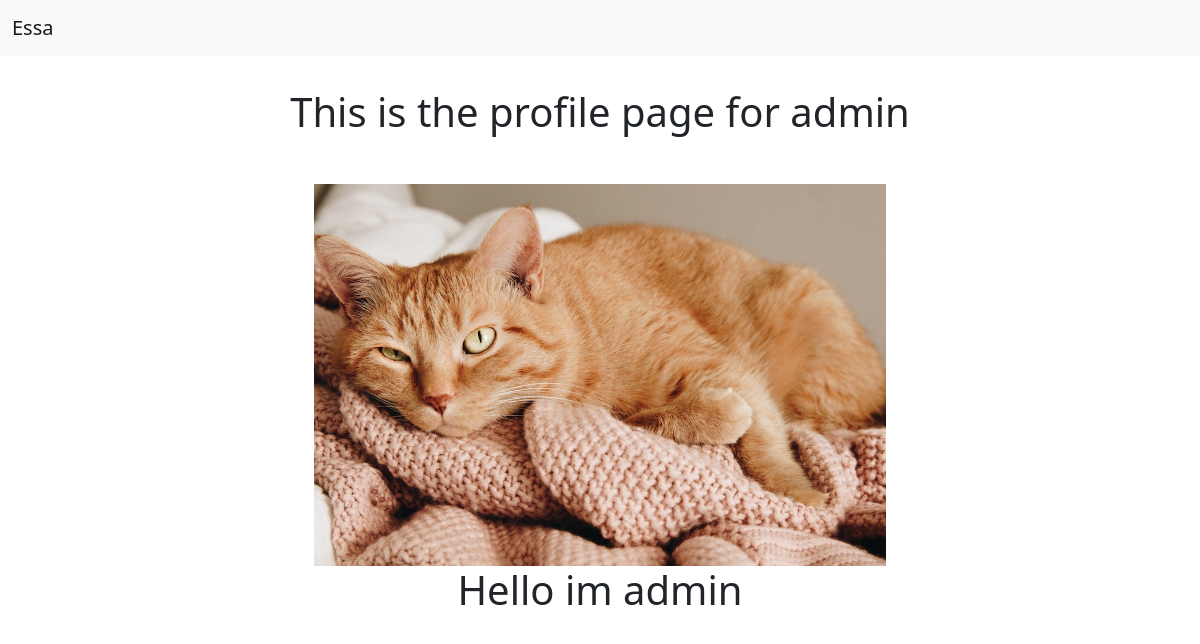
The app's page /profile/1 (signed in), older data.
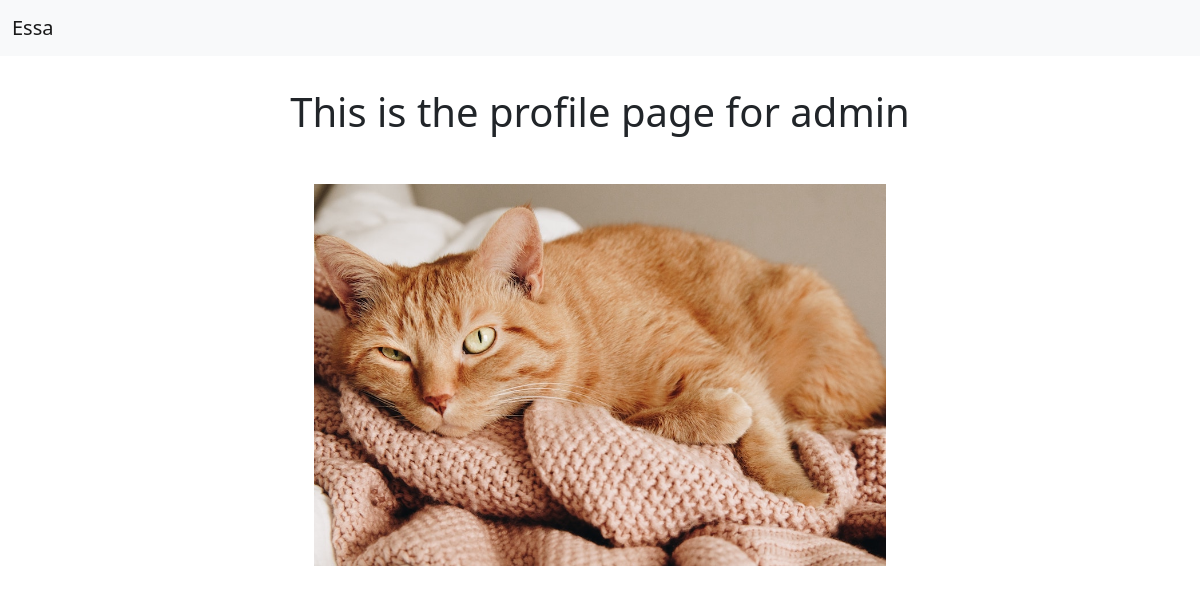
The same page, newer data.
### profiles/models.py (models this page shows, shortened)
class Profile(models.Model):
    user = models.OneToOneField(User, on_delete=models.CASCADE)
    avatar = models.ImageField(upload_to="profile_images", default="default.jpg")
    bio = models.CharField(max_length=200,blank=True)
    avatar2 = ImageSpecField(source='avatar',
                                  processors=[ResizeToFill(600, 400)])

### posts/views.py (the view)
# urls.py: path('profile/<int:pk>', views.profile),
@login_required
def profile(request,pk):
    profiles = Profile.objects.filter(id=pk)
    return render(request, 'profile.html', {'profiles':profiles})

### templates/profile.html (shortened to what this page needs)
{% load static%}
<!DOCTYPE html>
<html lang="en">
<head>
    <link href="https://cdn.jsdelivr.net/npm/bootstrap@5.1.1/dist/css/bootstrap.min.css" rel="stylesheet">
</head>
<body>
     <nav class="navbar navbar-expand-lg navbar-light bg-light">
        <div class="container-fluid">
          <a class="navbar-brand" href="/">Essa</a>
        </div>
      </nav>
      {% block content %}
      {% for profile in profiles %}
      <div class="row my-3 p-3" id="data-storage">
        <h1 id="header">This is the profile page for {{profile.user}}</h1>
        <img src={{profile.avatar.url}} style="max-width: 50%;"></img>
        <h1>{{profile.bio}}</h1>
    </div>
    {% endfor%}
    {% endblock %}
</body>
</html>

### templates/profile.html (style rules this page uses)
body { background-color: white; }
#header { text-align: center; }
#data-storage { text-align: center; justify-content: center; display: flex; }
h1 { margin: 3rem; }

Row changes from the older to the newer data that the page shows:
changed Profile "admin": bio "Hello im admin" → (not shown)
